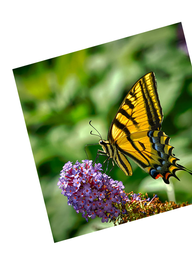
#> input picture Blended images/images/CirunayManejo_lab03_a.png, 192 x 256 px, shrunk from 1080 x 1440 before the run
$ python CirunayManejo_lab03_blending.py
#> lines starting #> are read from the running program, lines starting #| are printed output that depends on the picture
import cv2
import numpy as np
import matplotlib.pyplot as plt

# Function to apply Gaussian blur
def apply_gaussian(image, levels, sigma):
    gaussian = []
    for i in range(levels):
        kernel_size = ((3*sigma)//2)*2+1

        blurred_image = cv2.GaussianBlur(image, (kernel_size, kernel_size), sigma)
        gaussian.append(blurred_image)

        # Increase sigma for the next level
        sigma *= 2

    return gaussian

# Function to create Laplacian stack
def laplacian_effect(img, levels, sigma):
    laplacian = []

    # Apply Gaussian blur and create the Gaussian pyramid
    gaussian = apply_gaussian(img, levels + 1, sigma)

    for i in range(levels):
        laplacian_image = cv2.subtract(gaussian[i], gaussian[i + 1])
        laplacian.append(laplacian_image)

    return laplacian

# Function to blend two images
def blend_images(img1, img2, mask, levels, sigma):

    # Apply gaussian and laplacian
    gaussian1 = apply_gaussian(img1, levels, sigma)
    gaussian2 = apply_gaussian(img2, levels, sigma)
    gaussianMask = apply_gaussian(mask, levels, sigma)

    laplacian1 = laplacian_effect(img1, levels, sigma)
    laplacian2 = laplacian_effect(img2, levels, sigma)

    # Construct laplacian stack
    laplacian_stack = []
    for i in range(levels):
        # Lr(i) = Gm(i) * La(i) + (1 - Gm(i)) * Lb(i)
        blended_laplacian = gaussianMask[i] * laplacian1[i] + (1 - gaussianMask[i]) * laplacian2[i]
        laplacian_stack.append(blended_laplacian)

    # calculate final gaussian
    final_gaussian = gaussianMask[-1] * gaussian1[-1] + (1 - gaussianMask[-1]) * gaussian2[-1]

    output_image = final_gaussian
    for i in range(levels):
        # Add the current Laplacian stack final output
        output_image = cv2.add(laplacian_stack[i], output_image)

    return output_image

# Function to display the Gaussian stack
def display_gaussian_stack(img, levels, sigma):
    gaussian_stack = apply_gaussian(img, levels, sigma)

    # Display the Gaussian stack
    plt.figure(figsize=(12, 6))
    plt.title("Gaussian Stack")
    for i in range(levels):
        plt.subplot(1, levels, i + 1)
        plt.imshow(gaussian_stack[i], cmap='gray')
        plt.title(f'Gaussian Level {i+1}')
        plt.axis('off')

    plt.tight_layout()
    plt.show()

# Function to display the Laplacian stack
def display_laplacian_stack(img, levels, sigma):

    laplacian_stack = laplacian_effect(img, levels, sigma)

    # Display the Laplacian stack
    plt.figure(figsize=(12, 6))
    plt.title("Laplacian Stack")
    for i in range(levels):
        plt.subplot(1, levels, i + 1)
        plt.imshow(laplacian_stack[i], cmap='gray', clim=(0, 0.1))
        plt.title(f'Laplacian Level {i+1}')
        plt.axis('off')

    plt.tight_layout()
    plt.show()

# Load the images
imgA = cv2.imread('images/CirunayManejo_lab03_a.png', cv2.IMREAD_GRAYSCALE)
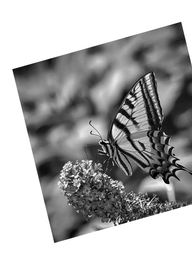
#> imgA: shape (256, 192); min 0, max 255, mean 166.7
imgB = cv2.imread('images/CirunayManejo_lab03_b.png', cv2.IMREAD_GRAYSCALE)
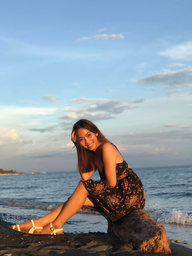
#> input picture Blended images/images/CirunayManejo_lab03_b.png, 192 x 256 px, shrunk from 1080 x 1440 before the run
#> imgB: shape (256, 192); min 0, max 251, mean 150.4
mask = cv2.imread('images/CirunayManejo_lab03_mask.png', cv2.IMREAD_GRAYSCALE)
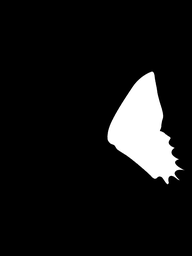
#> input picture Blended images/images/CirunayManejo_lab03_mask.png, 192 x 256 px, shrunk from 1080 x 1440 before the run
#> mask is the input picture: shape (256, 192); min 0, max 255, mean 22.1

# normalize images
imgA = imgA / 255.0
imgB = imgB / 255.0
mask = mask / 255.0

# Parameters for the stack
levels = 5
sigma = 1

# Display Gaussian stack for img2
display_gaussian_stack(imgB, levels, sigma)
#> after the loop in apply_gaussian, `for i in range(levels):`: gaussian = 5 items; sigma = 32
#> in display_gaussian_stack, `gaussian_stack = apply_gaussian(img, levels, sigma)`: gaussian_stack = 5 items
#> in display_gaussian_stack, `plt.show()`:
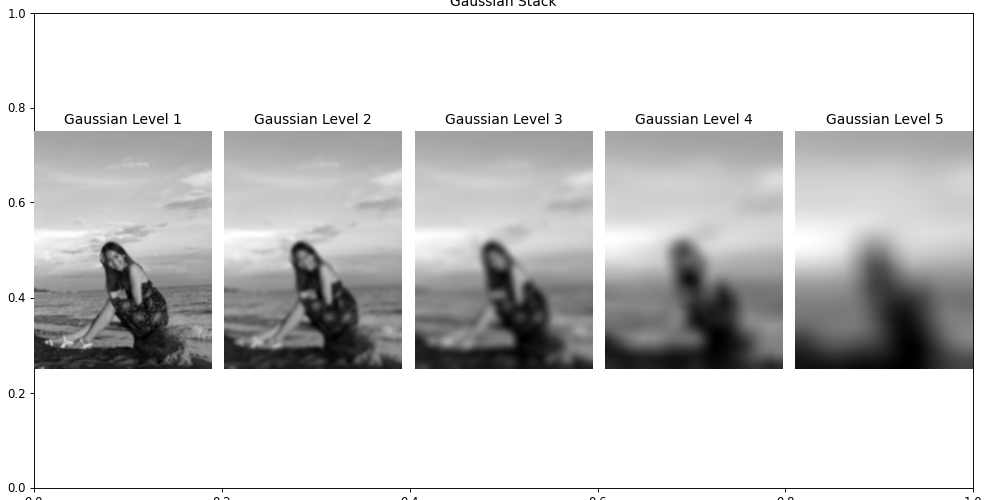
#> figure drawn by matplotlib, 5 panels

# Display Laplacian stack for img2
display_laplacian_stack(imgB, levels, sigma)
#> in laplacian_effect, `gaussian = apply_gaussian(img, levels + 1, sigma)`: gaussian = 6 items
#> after the loop in laplacian_effect, `for i in range(levels):`: laplacian = 5 items

# Blend the images
blended_image = blend_images(imgA, imgB, mask, levels, sigma)
#> the loop in blend_images, `for i in range(levels):` made 5 passes
#> pass 3, in blend_images, `blended_laplacian = gaussianMask[i] * laplacian1[i] + (1 - gaussianMas..`:
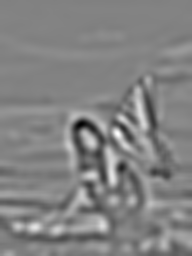
#> blended_laplacian: shape (256, 192) float64; min -0.221, max 0.208, mean -0.000656; drawn with min black and max white
#> after the loop in blend_images, `for i in range(levels):`:
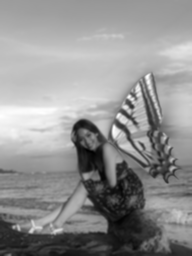
#> output_image: shape (256, 192) float64; min -0.0699, max 1.03, mean 0.562; drawn with min black and max white
blended_image = np.clip(blended_image, 0, 1)
blended_image = (blended_image * 255).astype(np.uint8)

plt.imshow(blended_image, cmap='gray')
plt.title("Blended Image")
plt.axis("off")
plt.show()

cv2.imwrite('output/CirunayManejo_Lab03.png', blended_image)

# WITH DIFFERENT PARAMETERS
levels = 12
sigma = 1

# Blend the images
blended_image = blend_images(imgA, imgB, mask, levels, sigma)
blended_image = np.clip(blended_image, 0, 1)
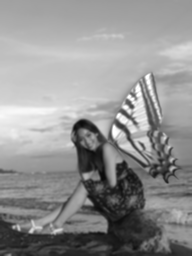
#> blended_image: shape (256, 192) float64; min 0.0345, max 1, mean 0.573
blended_image = (blended_image * 255).astype(np.uint8)

plt.imshow(blended_image, cmap='gray')
plt.title("Blended Image")
plt.axis("off")
plt.show()

cv2.imwrite('output/CirunayManejo_Lab03_enhanced.png', blended_image)

cv2.waitKey(0)
cv2.destroyAllWindows()
